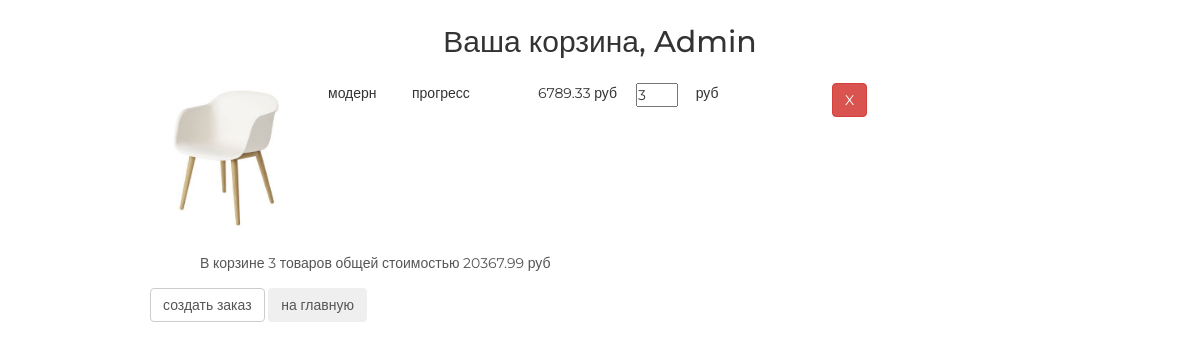
/basket/ (signed in), run on an earlier commit of the app's database.
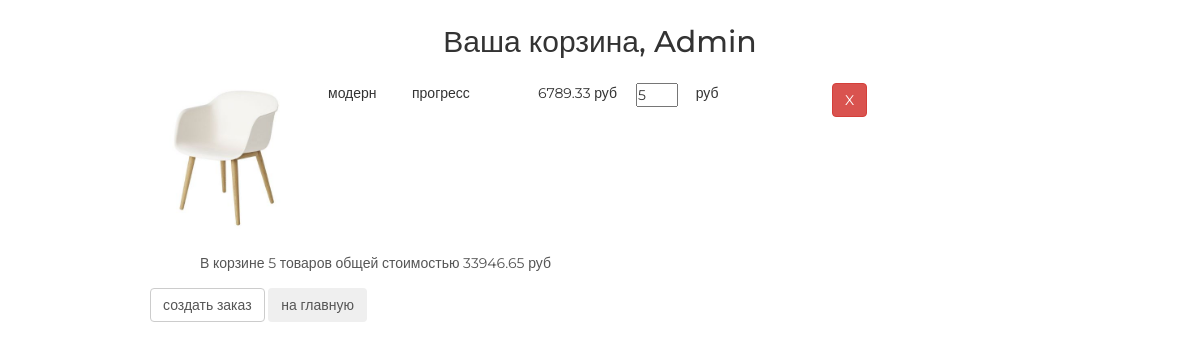
And on a later commit of the database.
### basketapp/models.py (models this page shows, shortened)
class Basket(models.Model):
    user = models.ForeignKey(settings.AUTH_USER_MODEL, on_delete=models.CASCADE, related_name='basket')
    product = models.ForeignKey(Product, on_delete=models.CASCADE)
    quantity = models.PositiveIntegerField(default=0, verbose_name='количество')
    added_at = models.DateTimeField(auto_now_add=True, verbose_name='добавлено в корзину')
    @property
    def product_price(self):
        return self.product.price * self.quantity
    @cached_property
    def get_items_cached(self):
        return self.user.basket.select_related()
    @property
    def total_quantity(self):
        _items = self.get_items_cached
        return sum(list(map(lambda x: x.quantity, _items)))
    @property
    def total_cost(self):
        _items = self.get_items_cached
        return sum(list(map(lambda x: x.product_price, _items)))

### authapp/models.py (models this page shows, shortened)
class ShopUser(AbstractUser):
    avatar = models.ImageField(upload_to='users_avatars', blank=True, verbose_name='аватар')
    age = models.PositiveSmallIntegerField(verbose_name='Возраст', default=18)
    activation_key = models.CharField(max_length=128, blank=True)
    activation_key_expires = models.DateTimeField(default=(now() + timedelta(hours=48)))

### mainapp/models.py (models this page shows, shortened)
class Product(models.Model):
    category = models.ForeignKey(ProductCategory, on_delete=models.CASCADE)
    name = models.CharField(max_length=128, verbose_name='имя')
    image = models.ImageField(upload_to='products_images', blank=True, verbose_name='изображение')
    short_desc = models.CharField(max_length=128, verbose_name='краткое описание', blank=True)
    description = models.TextField(blank=True, verbose_name='описание')
    price = models.DecimalField(max_digits=8, decimal_places=2, default=0, verbose_name='цена')
    quantity = models.PositiveSmallIntegerField(default=0, verbose_name='количество товара')
    is_active = models.BooleanField(db_index=True, default=True, verbose_name='активен')
    class Meta:
        verbose_name = 'продукт'
        verbose_name_plural = 'продукты'

class ProductCategory(models.Model):
    name = models.CharField(max_length=64, unique=True, verbose_name='имя')
    description = models.TextField(blank=True, verbose_name='описание')
    is_active = models.BooleanField(db_index=True, verbose_name='активна', default=True)
    class Meta:
        verbose_name = 'категория'
        verbose_name_plural = 'категории'

### basketapp/views.py (the view)
# urls.py: path('', basketapp.BasketListView.as_view(), name='basket'),
class BasketListView(ListView):
    model = Basket
    template_name = 'basketapp/basket.html'
    @method_decorator(user_passes_test(lambda u: u.is_authenticated))
    def dispatch(self, *args, **kwargs):
        return super().dispatch(*args, **kwargs)
    def get_queryset(self):
        return Basket.objects.filter(user=self.request.user).select_related()
    def get_context_data(self, **kwargs):
        context = super().get_context_data(**kwargs)
        context['title'] = 'корзина'
        return context

### adminapp/templatetags/custom_tags.py (called while the page is built)
@register.filter(name='media_folder_products')
def media_folder_products(string):
    if not string:
        string = 'products_images/default.jpg'
    return f'{settings.MEDIA_URL}{string}'

### mainapp/context_processors.py (called while the page is built)
def basket(request):
    basket_items = []
    if request.user.is_authenticated:
        basket_items = request.user.basket.select_related()
    return {
        'basket': basket_items
    }

### basketapp/templates/basketapp/basket.html
{% extends 'basketapp/base.html' %}
{% load static %}
{% block content %}
    <div class="basket_list">
        {% include 'basketapp/inc/inc_basket_list.html' %}
    </div>
    <button class="btn btn-default">
        <a href="{% url 'orderapp:order_create' %}">
                создать заказ
        </a>
    </button>
    <button class="btn btn-round">
        <a href="{% url 'main' %}">на главную</a>
    </button>
{% endblock %}

### basketapp/templates/basketapp/inc/inc_basket_list.html
{% load custom_tags %}
{% for item in basket_list %}
    <div class="basket_record">
        <img src="{{ item.product.image|media_folder_products }}"
             alt="{{ item.product.short_desc }}">
        <span class="category_name">{{ item.product.category.name }}</span>
        <span class="product_name">{{ item.product.name }}</span>
        <span class="product_price">{{ item.product.price }}&nbspруб</span>
        <input type="number" name="{{ item.pk }}" min="0" value="{{ item.quantity }}"/>
        <span class="product_cost">{{ item.cost }}&nbspруб</span>
        <a href="{% url 'basket:remove' item.pk %}" class="btn btn-round btn-danger">
            X
        </a>
    </div>
{% endfor %}
{% if basket_list %}
    <div class="basket_summary">
        В корзине {{ basket_list.0.total_quantity }} товаров общей стоимостью
        {{ basket_list.0.total_cost }} руб
    </div>
{% else %}
    <div class="basket_summary">
        В корзине пока пусто.
    </div>
{% endif %}

What changed in the data, as far as the page shows it:
changed Basket "модерн": quantity "3" → "5"; user+quantity "3" → "5"; product+quantity "20367.99" → "33946.65"
